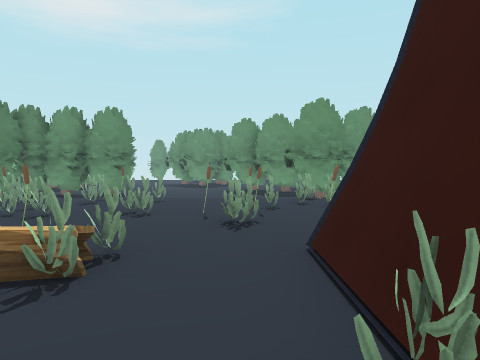
view 1 (above)

22 first-person views from a walk through a 3-D level made in the Godot game engine. The camera is 1.5 m above the floor, tilts 2° down and sees 70° across. The floor is counted in squares, 1.8 m on a side. Each view is taken from the middle of a square. On the plan, view 1 faces up. The plan holds only what a view shows up to about 12 squares ahead; the rest is blank. The place goes on beyond the plan. Some surface patterns are stand-ins.

view 2
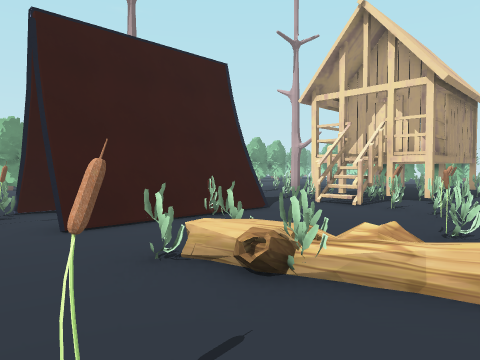

view 3
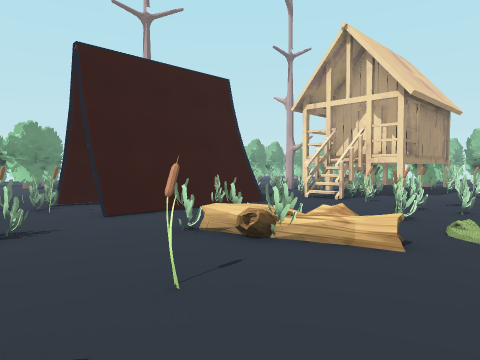

view 4
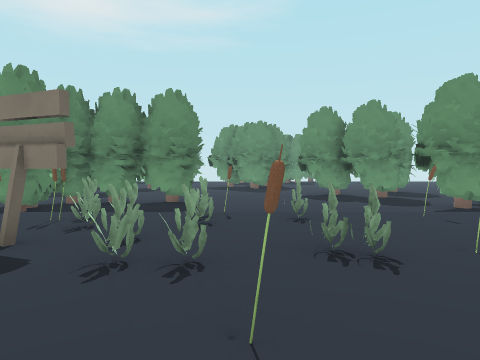

view 5
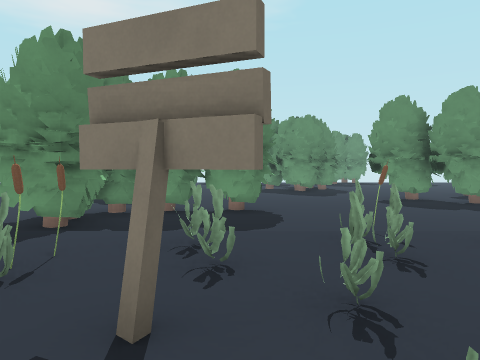

view 6
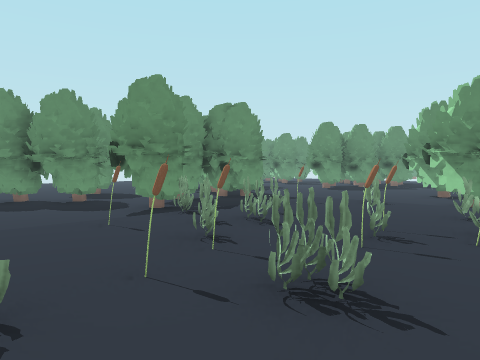

view 7
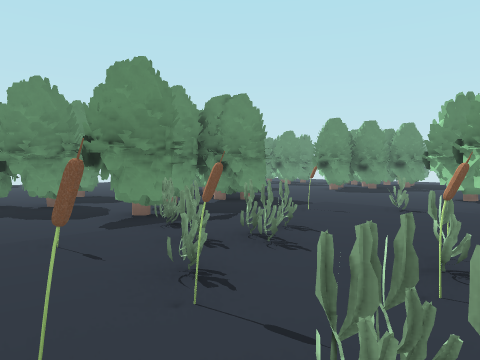

view 8
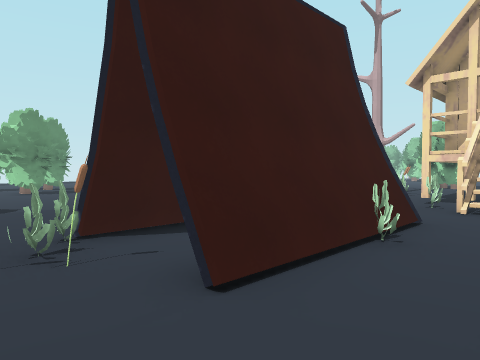

view 9
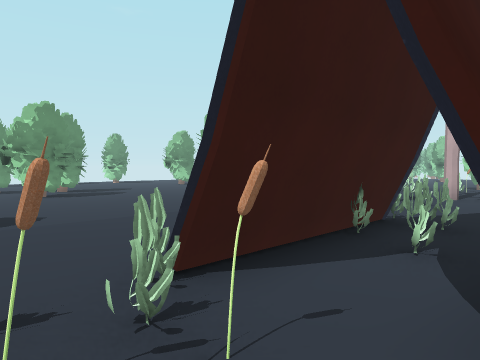

view 10
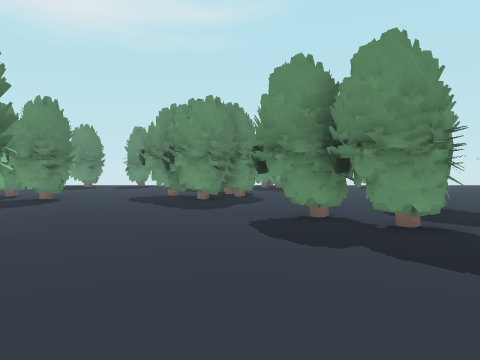

view 11
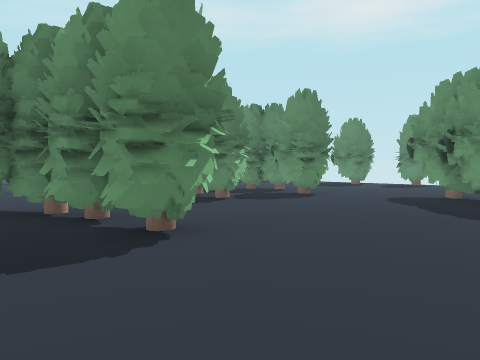

view 12
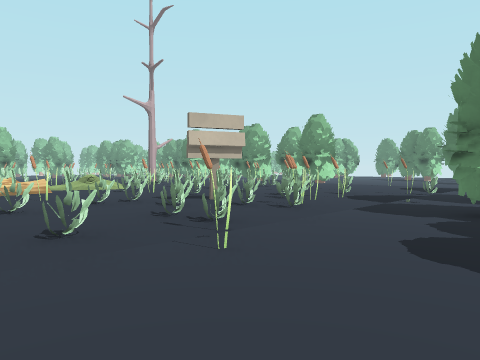

view 13
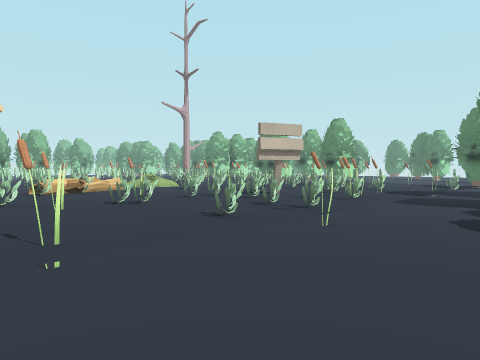

view 14
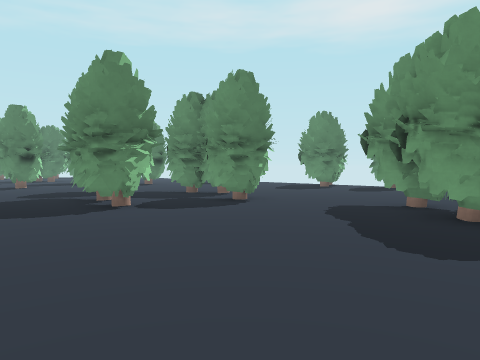

view 15
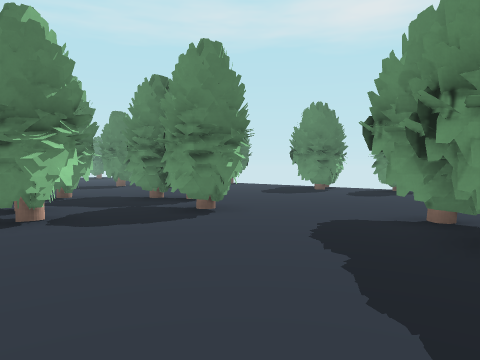

view 16
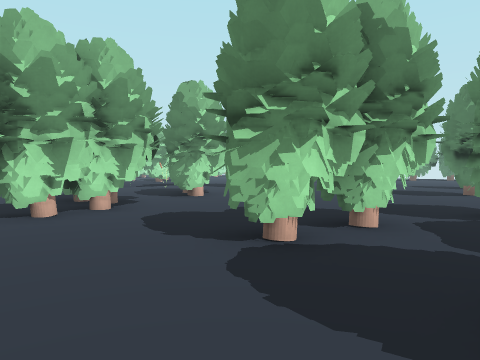

view 17
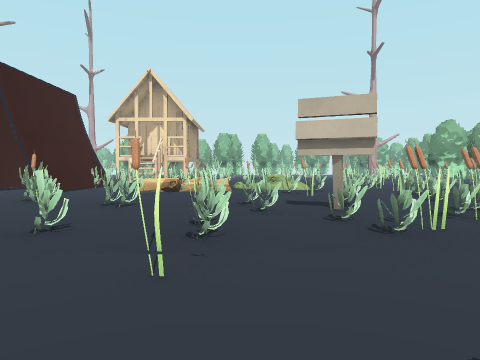

view 18
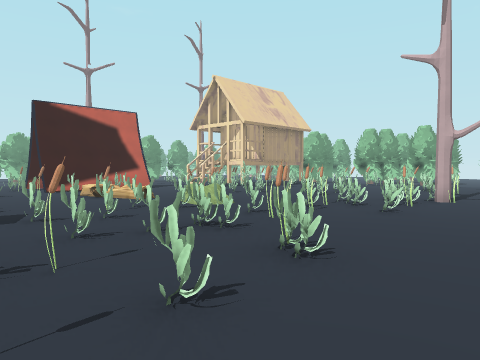

view 19
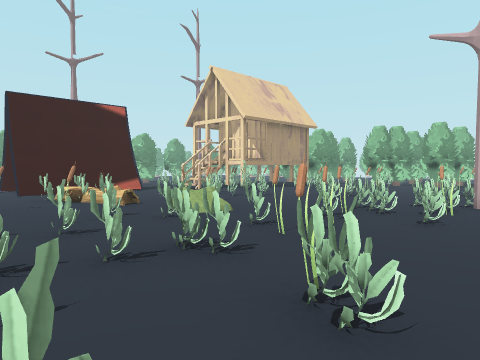

view 20
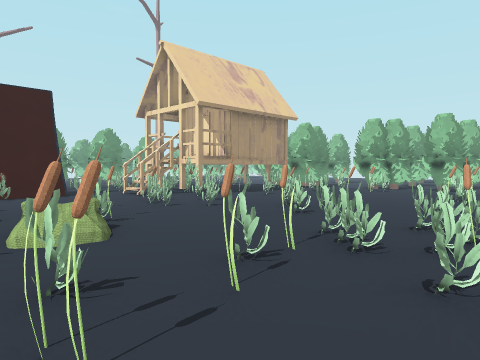

view 21
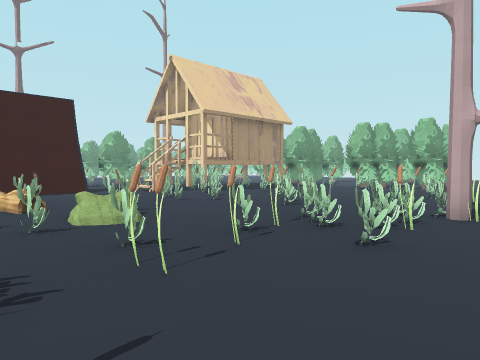

view 22
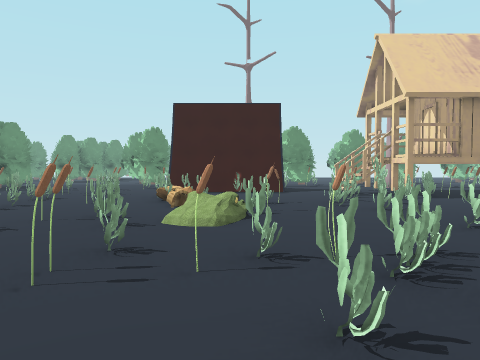

### Floor plan
Key: @ floor where view 1 was taken; # wall or solid block; x gap in a wall; . main floor; : floor 0.25 m higher than the main floor; / step, stairs or slope; = window, fence, low wall or low ledge; T thing the floor can be seen under or through; E tent; R tree; S sign.
Columns run from 12 left of view 1 to 15 right of it. Each row starts with its distance up from view 1.
 27     ...
 26    .....
 25   ......
 24   ........
 23   ........
 22 .. #....##
 21 .#####...###.     ..
 20 #...##...##.....  ..
 19 #............... ..
 18 . ###..........##.
 17 ..###.......# .#..
 16 ............##...
 15 .............##..
 14  ....#.#........  #
 13 ...#####........####
 12 ##x##.........##......
 11  #.##.........##.......
 10  .............      ....
  9 ::#:::::#x#:#::::#: ....
  8 :::######:::::##::# ...##
  7 ::####SS#::::T::::: ....#
  6 ::##::x:#:#::TTT::: .#
  5 ::::=:x::#::#:TT:#
  4 ::#:#:=#::::::TT::: ..
  3  :::#:##::/#:EEE::: .......
  2  :::x::::=#=:E#E :: .......#
  1  :::#::##::::E#ER   ......##
  0  ::##:::##::@E#E    ......
 -1  ::##::::# :::::     ....
 -2   R#::::####/::::
 -3   ::::#::###/#x::
 -4    ::::::::x=::::
 -5   ::::::######:R:
 -6   :##::::##  #:::
 -7     #:::: #    :#

Where each view was taken, in squares from view 1:
view 1: 0 up, 0 right, facing up
view 2: 5 up, 4 left, facing down-right
view 3: 6 up, 5 left, facing down-right
view 4: 3 up, 3 left, facing up
view 5: 5 up, 5 left, facing up
view 6: 4 up, 2 left, facing up-right
view 7: 5 up, 1 left, facing up-right
view 8: 5 up, 1 left, facing down-right
view 9: 5 up, 1 right, facing down-right
view 10: 9 up, 1 left, facing up
view 11: 11 up, 1 left, facing up-left
view 12: 12 up, 1 left, facing down-left
view 13: 12 up, 1 right, facing down-left
view 14: 14 up, 1 left, facing up-left
view 15: 16 up, 2 left, facing up-left
view 16: 20 up, 5 left, facing down-left
view 17: 12 up, 4 left, facing down
view 18: 7 up, 12 left, facing down-right
view 19: 6 up, 11 left, facing down-right
view 20: 3 up, 10 left, facing down-right
view 21: 4 up, 11 left, facing down-right
view 22: 1 up, 11 left, facing right
